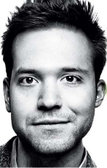
#> input picture src/Inputs/face2.png, 107 x 168 px, shrunk from 146 x 230 before the run, found by its file name
$ jupyter execute --allow-errors style-transfer.ipynb
#> lines starting #> are read from the running program, lines starting #| are printed output that depends on the picture; after the words box and inside, x2 and y2 are one past the last pixel; in counts of white or black regions, pixels touching at a corner belong together
[cell 1]
import cv2
import numpy as np
from face_alignment import FaceAlignment as Facial_features
from face_alignment import LandmarksType
import os
import pickle
import glob
import matplotlib.pyplot as plt
import imageio
from skimage import io
import skimage
import copy
import math
import time
import warnings
warnings.filterwarnings('ignore')

[cell 2]
image_path = "../images/"

input_img_path = os.path.join(image_path,"face2.png")
ref_img_path = os.path.join(image_path,"style5.png")
style_mask_path = os.path.join(image_path,"mask_style5.png")

input_img=cv2.imread(input_img_path)
#> input_img is the input picture: shape (168, 107, 3); mean B, G, R 145.2, 142.5, 141.3
input_img=cv2.cvtColor(input_img,cv2.COLOR_BGR2RGB)

ref_img = cv2.imread(ref_img_path)
#> (the rest of this cell did not finish here and is left out)

[cell 3]
def grabcut_mask(img):
    img2 = cv2.cvtColor(img, cv2.COLOR_BGR2GRAY)
    mask = np.zeros(img.shape[:2], dtype="uint8")
#     contours, hierarchy = cv2.findContours(img2, cv2.RETR_EXTERNAL, cv2.CHAIN_APPROX_NONE)
#     bounding_boxes = [cv2.boundingRect(contour) for contour in contours]
    bounding_boxes= [(0,0,img.shape[1],img.shape[0])]
#> bounding_boxes = [(0, 0, 107, 168)]
    rect = (bounding_boxes[0][0]+1,bounding_boxes[0][1]+1,bounding_boxes[0][0]+bounding_boxes[0][2]-80,bounding_boxes[0][1]+bounding_boxes[0][3]-80)
#> rect = (1, 1, 27, 88)
    fgModel = np.zeros((1, 65), dtype="float")
    bgModel = np.zeros((1, 65), dtype="float")
    start = time.time()
    (mask, bgModel, fgModel) = cv2.grabCut(img, mask, rect, bgModel,fgModel, iterCount=20, mode=cv2.GC_INIT_WITH_RECT)
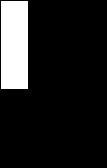
#> mask: shape (168, 107); values 0 (black) and 2 (white), 13.2% white; 1 white region, box (x1, y1, x2, y2) and area: (1, 1, 28, 89) 2376
    outputMask = np.where((mask == cv2.GC_BGD) | (mask == cv2.GC_PR_BGD),0, 1)
#> outputMask: shape (168, 107) int64; every value is 0
    outputMask = (outputMask * 255).astype("uint8")
#> outputMask: shape (168, 107); every value is 0
    return outputMask
def get_keypoints(img):
    feature_detector = Facial_features(LandmarksType._2D, device='cpu', flip_input=False)
    kp = feature_detector.get_landmarks(img)[0]
    return kp

# [63 lines left out: function dense_correspondence, not called in this run]
